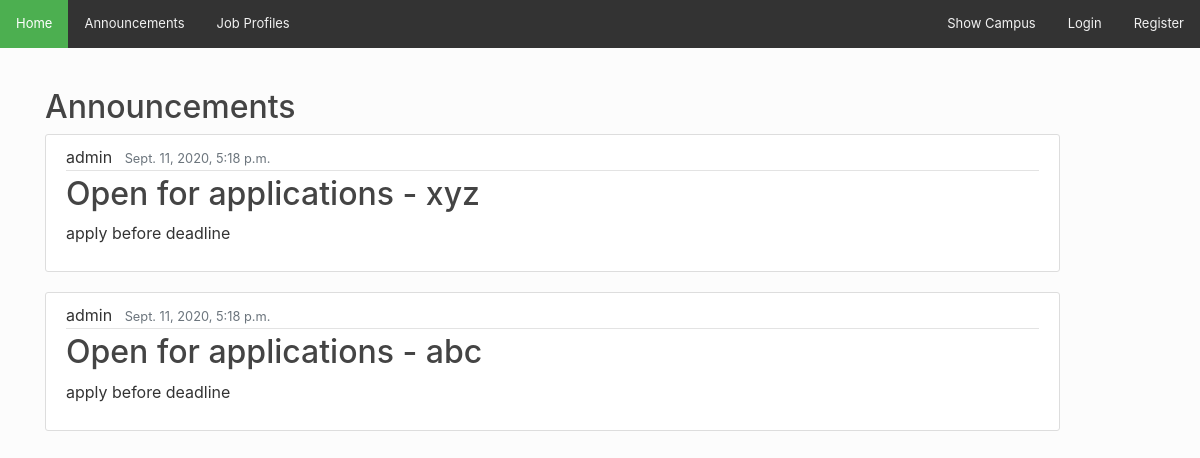
Screenshot of /announcement/ with the database file from the repository.
### placement/models.py (models this page shows, shortened)
class Post(models.Model):
    title = models.CharField(max_length=100)
    content = models.TextField()
    date_posted = models.DateTimeField(default=timezone.now)
    author = models.ForeignKey(User, on_delete=models.CASCADE)

### placement/views.py (the view)
# urls.py: url(r'^announcement/$',views.announcement, name='announcement'),
def announcement(request):
    context = {
        'posts' : Post.objects.all()
    }
    return render(request, 'placement/announcement.html', context)

### placement/templates/placement/announcement.html
{% extends "placement/header.html" %}
{% block content %}
<p>&nbsp;</p>
<h2>Announcements</h2>
{% for post in posts %}
        <article class="media content-section">
          <div class="media-body">
            <div class="article-metadata">
              <a class="mr-2">{{ post.author }}</a>
              <small class="text-muted">{{ post.date_posted }}</small>
            </div>
            <h2><a class="article-title" href="#">{{ post.title }}</a></h2>
            <p class="article-content">{{ post.content }}</p>
          </div>
        </article>
    {% endfor %}
{% endblock %}

### placement/templates/placement/header.html (shortened to what this page needs)
{% load static %}
<!DOCTYPE html>
<html lang="en">
<head>
    <link rel="stylesheet" href="https://maxcdn.bootstrapcdn.com/bootstrap/4.0.0/css/bootstrap.min.css">
    <link rel="stylesheet" type="text/css" href="{% static 'placement/main.css' %}">
</head>
<body>
<header class="site-header">
<div class="topnav">
    <a class="active" href="/index/">Home</a>
    <a href="/announcement/">Announcements</a>
    <a href="/show_company/">Job Profiles</a>
    {% if user.is_authenticated %}
        <a href="{% url 'show_offers' %}">Job Offers</a>
        <a style="float:right" href="{% url 'logout' %}">Logout</a>
        <a style="float:right" href="{% url 'profile' %}">My Profile</a>
        <a style="float:right" href="/show_campus/">Show Campus</a>
    {% else %}
        <a style="float:right" href="{% url 'register' %}">Register</a>
        <a style="float:right" href="{% url 'login' %}">Login</a>
        <a style="float:right" href="/show_campus/">Show Campus</a>
    {% endif %}
</div>
</header>
<main role="main" class="container">
      <div class="row">
        <div class="col-md-11">
          {% block content %}{% endblock %}
        </div>
      </div>
</main>
</body>
</html>

### placement/static/placement/main.css (style rules this page uses)
body { background: #fafafa; color: #333333; margin-top: 5rem; }
h1, h2, h3, h4, h5, h6 { color: #444444; }
.content-section { background: #ffffff; padding: 10px 20px; border: 1px solid #dddddd; border-radius: 3px; margin-bottom: 20px; }
.article-title { color: #444444; }
.article-content { white-space: pre-line; }
.article-metadata { padding-bottom: 1px; margin-bottom: 4px; border-bottom: 1px solid #e3e3e3 }

### placement/templates/placement/header.html (style rules this page uses)
body { background-color: rgb(252,252,252); margin: 0;  font-family: Arial, Helvetica, sans-serif; }
.topnav { overflow: hidden; background-color: #333; }
.topnav a { float: left; color: #f2f2f2; text-align: center; padding: 14px 16px; text-decoration: none; font-size: 13px; }
.topnav a.active { background-color: #4CAF50; color: white; }
* { margin: 0; padding: 0; }

### rows the page displays
Post: author "admin", date_posted "Sept. 11, 2020, 5:18 p.m.", title "Open for applications - xyz", content "apply before deadline"
Post: author "admin", date_posted "Sept. 11, 2020, 5:18 p.m.", title "Open for applications - abc", content "apply before deadline"
